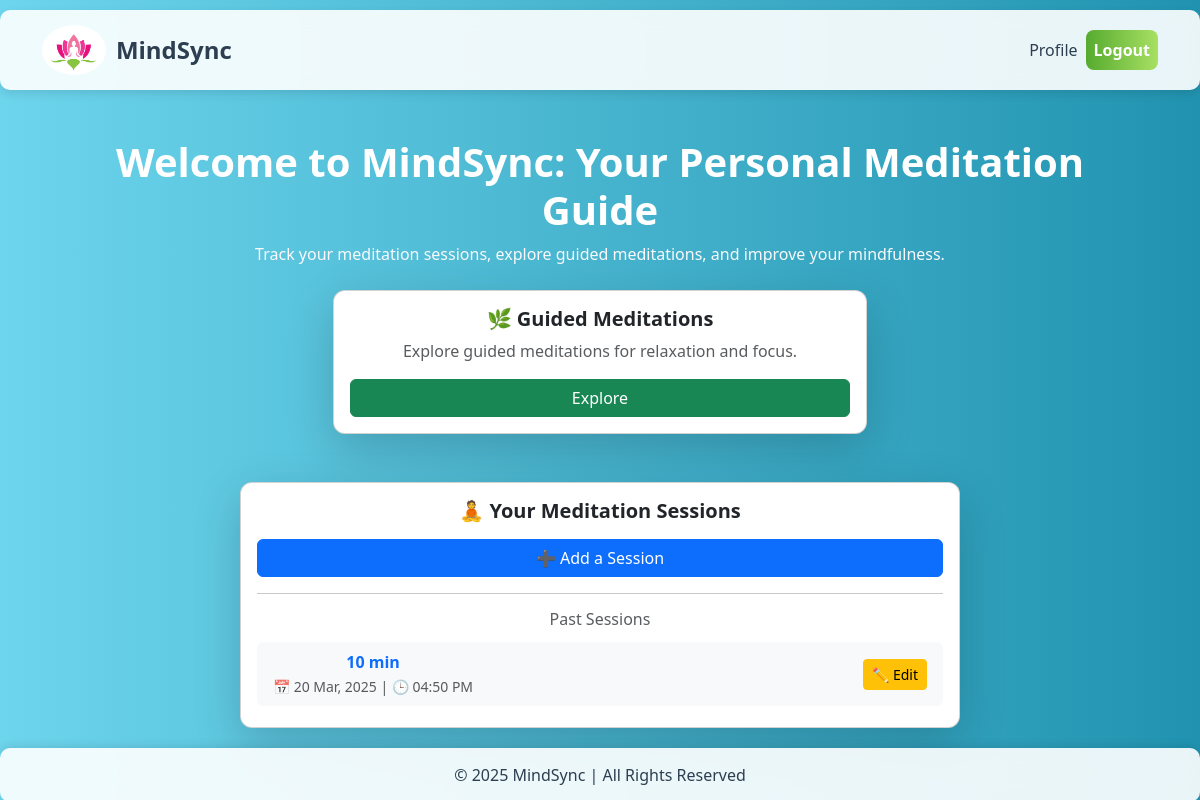
Screenshot of / (signed in) with the database file from the repository.
### meditation_app/models.py (models this page shows, shortened)
class MeditationSession(models.Model):
    user = models.ForeignKey(User, on_delete=models.CASCADE, null=True, blank=True)
    title = models.CharField(max_length=200)
    description = models.TextField()
    duration = models.PositiveIntegerField()  # Duration in minutes
    created_at = models.DateTimeField(auto_now_add=True)
    session_date = models.DateField(default=datetime.now().date)  # Corrected date default
    notes = models.TextField(blank=True, null=True)

### meditation_app/views.py (the view)
# urls.py: path('', views.home, name='home'),
@login_required(login_url='/login/')
def home(request):
    if request.user.is_authenticated:
        past_sessions = MeditationSession.objects.filter(user=request.user).order_by('-session_date')
    else:
        past_sessions = None
    return render(request, 'meditation_app/home.html', {'past_sessions': past_sessions})

### meditation_app/templates/meditation_app/home.html (shortened to what this page needs)
{% extends 'meditation_app/base.html' %}
{% block content %}
<div class="container text-center mt-5">
    <h1 class="fw-bold text-white">Welcome to MindSync: Your Personal Meditation Guide</h1>
    <p class="text-light">Track your meditation sessions, explore guided meditations, and improve your mindfulness.</p>
    <div class="row mt-4">
        <div class="col-md-6 offset-md-3">
            <div class="card shadow-lg guided-box">
                <div class="card-body text-center">
                    <h5 class="card-title fw-bold">🌿 Guided Meditations</h5>
                    <p class="card-text text-muted">Explore guided meditations for relaxation and focus.</p>
                    <a href="{% url 'guided_meditation_list' %}" class="btn btn-success w-100 btn-hover">Explore</a>
                </div>
            </div>
        </div>
    </div>
    <div class="row mt-5">
        <div class="col-md-8 offset-md-2">
            <div class="card shadow-lg meditation-box">
                <div class="card-body">
                    <h5 class="card-title text-center fw-bold">🧘 Your Meditation Sessions</h5>
                    <div class="text-center my-3">
                        <a href="{% url 'add_session' %}" class="btn btn-primary w-100 btn-hover">➕ Add a Session</a>
                    </div>
                    <hr>
                    <h6 class="text-center mt-3 text-muted">Past Sessions</h6>
                    {% if past_sessions %}
                    <ul class="list-group">
                        {% for session in past_sessions %}
                        <li class="list-group-item d-flex justify-content-between align-items-center session-item">
                            <div>
                                <strong class="text-primary">{{ session.duration }} min</strong> <br>
                                <span class="text-muted small">📅 {{ session.session_date|date:"d M, Y" }} | 🕒 {{ session.created_at|date:"h:i A" }}</span>
                            </div>
                            <a href="{% url 'session_list' %}" class="btn btn-warning btn-sm">✏️ Edit</a>
                        </li>
                        {% endfor %}
                    </ul>
                    {% else %}
                    <p class="text-center text-muted mt-2">No past sessions yet. Start meditating today! ✨</p>
                    {% endif %}
                </div>
            </div>
        </div>
    </div>
</div>
{% endblock %}

### meditation_app/templates/meditation_app/base.html (style rules this page uses)
body { background: linear-gradient(to right, #6dd5ed, #2193b0); color: #333; }

### meditation_app/templates/meditation_app/home.html (style rules this page uses)
body { background: linear-gradient(to right, #6dd5ed, #2193b0); }
.card { border-radius: 12px; transition: transform 0.3s ease-in-out, box-shadow 0.3s ease-in-out; }
.list-group-item { border: none; background-color: #f8f9fa; border-radius: 8px; margin: 5px 0; transition: transform 0.3s ease-in-out; }
.btn-hover { transition: transform 0.3s ease-in-out, background 0.3s ease-in-out; }
h1, h5 { color: #2c3e50; }

### rows the page displays
MeditationSession: duration "10", session_date "20 Mar, 2025", created_at "04:50 PM"
